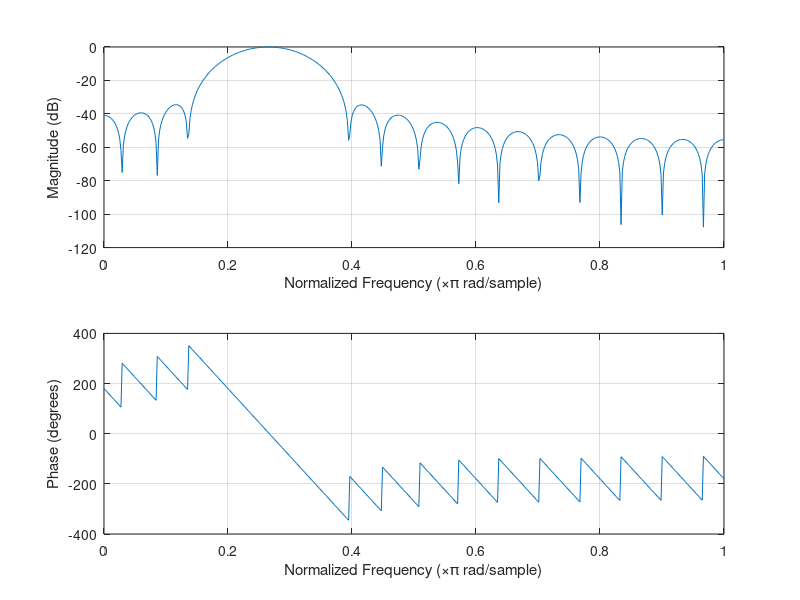
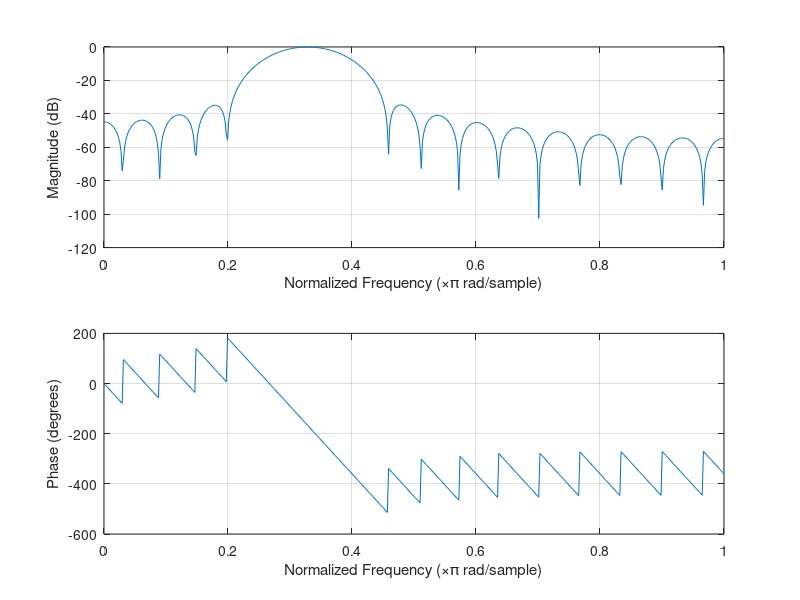
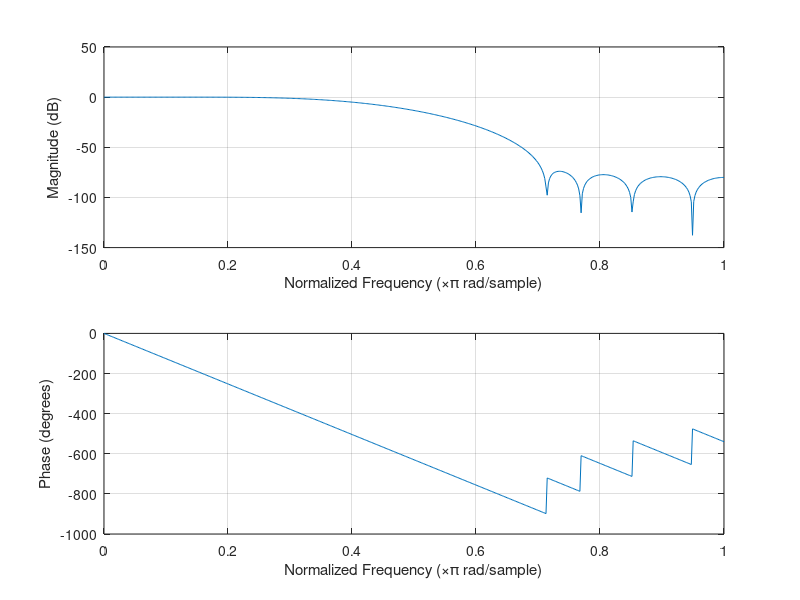
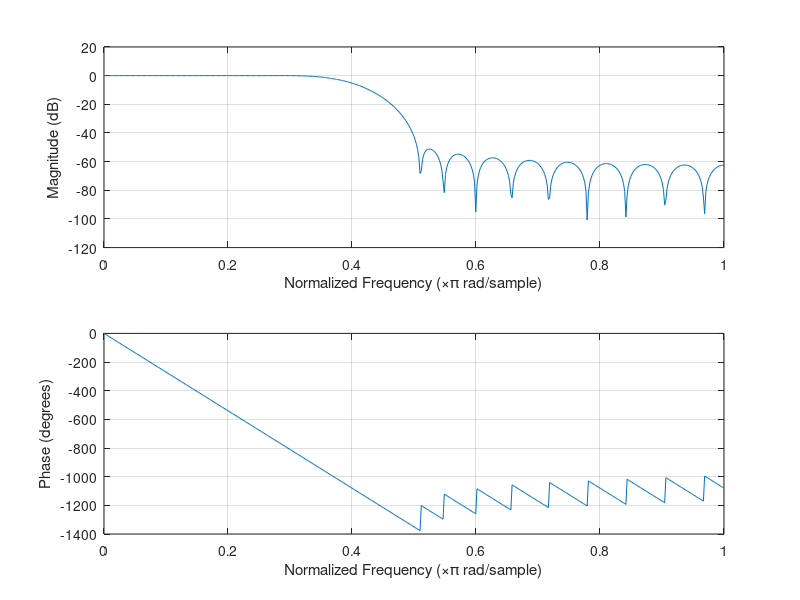

MATLAB code for these plots, in order:
% SPDX-FileCopyrightText: 2026 Arntzen Software AS
% SPDX-FileContributor: Hans-Kristian Arntzen
% SPDX-License-Identifier: LGPL-3.0+

% Filter design for parallel-gs NTSC/PAL filtering.
pkg load signal;

% As defined by BT.601.
bt601_rate = 13.5e6;

% The subclock of PS2 seems to be 4x BT.601 rate.
subpixel_rate = 4 * bt601_rate;
subpixel_nyquist = subpixel_rate / 2;

ntsc_subcarrier = 315e6 / 88;
pal_subcarrier = 4.43361875e6;

% Grabbed some sensible values from a paper that discusses a physical NTSC/PAL impl in 1997,
% so it looks plausible that PS2 would ship something similar.
ntsc_luma_bw = 4.2e6;
ntsc_luma_stop = 6.75e6;
ntsc_chroma_bw = 0.8e6;
ntsc_chroma_stop = 1.5e6;

% PAL-B which was used in Norway.
pal_luma_bw = 5e6;
pal_luma_stop = 6.75e6;
pal_chroma_bw = 1.0e6;
pal_chroma_stop = 2.0e6;

% BT.1358 calls for 11.0 MHz until falloff start, but that's for progressive scan which scales everything up.
% These sampling rates assume interlaced video.
% For progressive scan which BT.1358 is defined for, the BT.601 rate of 13.5 MHz is doubled to 27 MHz.
% Chroma is half BW of luma as expected since sampling rate is 4:2:2 pattern.
ypbpr_luma_bw = 5.5e6;
ypbpr_luma_stop = 8e6;
ypbpr_chroma_bw = 2.8e6;
ypbpr_chroma_stop = 4e6;

% First stage of downsampling from 54 MHz to 27 MHz.
% Assume some zero-order hold behavior coming out of the CRTC due to its subclock behavior.
% Most likely it's just holding pixels until the horizontal divider clocks enough times.
% 640 * 4 = 2560
% 512 * 5 = 2560
% 256 * 10 = 2560
% etc ...
% Allow some aliasing to go through to keep filter length reasonable.
% We'll filter that away in the next pass.
ntsc_downsampling_filter = firls(14, [0, ntsc_luma_bw * 1.1, subpixel_nyquist * 0.7, subpixel_nyquist] / subpixel_nyquist, [1 1 0 0]);
pal_downsampling_filter = firls(14, [0, pal_luma_bw * 1.1, subpixel_nyquist * 0.7, subpixel_nyquist] / subpixel_nyquist, [1 1 0 0]);

% Encode filters at 27 MHz. Pure low-pass.
%luma_lp_encode = fir1(30, 0.3689, 'low', kaiser(31, 8.0))'
ntsc_luma_lp_encode = firls(30, [0, ntsc_luma_bw, ntsc_luma_stop, bt601_rate] / bt601_rate, [1 1 0 0]);
ntsc_chroma_lp_encode = firls(30, [0, ntsc_chroma_bw, ntsc_chroma_stop, bt601_rate] / bt601_rate, [1 1 0 0]);
pal_luma_lp_encode = firls(30, [0, pal_luma_bw, ntsc_luma_stop, bt601_rate] / bt601_rate, [1 1 0 0]);
pal_chroma_lp_encode = firls(30, [0, pal_chroma_bw, ntsc_chroma_stop, bt601_rate] / bt601_rate, [1 1 0 0]);

% Decoding composite is much harder.

% NTSC decode
% Suppress the luma DC which ends up at subcarrier freq after demodulating.
ntsc_chroma_lp_decode = firls(64 - 6, [0, ntsc_chroma_bw * 0.75, ntsc_chroma_stop * 0.75, bt601_rate] / bt601_rate, [1 1 0 0])';

ntsc_subcarrier_w = ntsc_subcarrier / (2 * bt601_rate);
subcarrier_zero = exp(2 * pi * j * ntsc_subcarrier_w);
subcarrier_notch = real(conv([1, -subcarrier_zero], [1, -conj(subcarrier_zero)]));
subcarrier_notch = subcarrier_notch' / sum(subcarrier_notch);
ntsc_chroma_lp_decode = conv(ntsc_chroma_lp_decode, subcarrier_notch);

% Suppress the carrier when decoding luma. This leads to less detail in luma.
% Main alternatives are multi-line comb filters, etc.
ntsc_luma_lp_decode = firls(64 - 4, [0, ntsc_luma_bw, ntsc_luma_stop, bt601_rate] / bt601_rate, [1 1 0 0]);
subcarrier_notch = real(conv([1, -subcarrier_zero], [1, -conj(subcarrier_zero)]));
subcarrier_notch = subcarrier_notch' / sum(subcarrier_notch);
ntsc_luma_lp_decode = conv(ntsc_luma_lp_decode, subcarrier_notch)';

% Suppress harmonics of subcarrier which arise when demodulating.
ntsc_subcarrier_w = 2.0 * ntsc_subcarrier / (2 * bt601_rate);
subcarrier_zero = exp(2 * pi * j * ntsc_subcarrier_w);
subcarrier_notch = real(conv([1, -subcarrier_zero], [1, -conj(subcarrier_zero)]));
subcarrier_notch = subcarrier_notch' / sum(subcarrier_notch);
ntsc_chroma_lp_decode = conv(ntsc_chroma_lp_decode, subcarrier_notch)';

% PAL decode
% Just use different carrier freqs.
pal_chroma_lp_decode = firls(64 - 6, [0, pal_chroma_bw * 0.75, pal_chroma_stop * 0.75, bt601_rate] / bt601_rate, [1 1 0 0])';

pal_subcarrier_w = pal_subcarrier / (2 * bt601_rate);
subcarrier_zero = exp(2 * pi * j * pal_subcarrier_w);
subcarrier_notch = real(conv([1, -subcarrier_zero], [1, -conj(subcarrier_zero)]));
subcarrier_notch = subcarrier_notch' / sum(subcarrier_notch);
pal_chroma_lp_decode = conv(pal_chroma_lp_decode, subcarrier_notch);

pal_luma_lp_decode = firls(64 - 4, [0, pal_luma_bw, pal_luma_stop, bt601_rate] / bt601_rate, [1 1 0 0]);
subcarrier_notch = real(conv([1, -subcarrier_zero], [1, -conj(subcarrier_zero)]));
subcarrier_notch = subcarrier_notch' / sum(subcarrier_notch);
pal_luma_lp_decode = conv(pal_luma_lp_decode, subcarrier_notch)';

% Suppress harmonics of subcarrier which arise when demodulating.
pal_subcarrier_w = 2.0 * pal_subcarrier / (2 * bt601_rate);
subcarrier_zero = exp(2 * pi * j * pal_subcarrier_w);
subcarrier_notch = real(conv([1, -subcarrier_zero], [1, -conj(subcarrier_zero)]));
subcarrier_notch = subcarrier_notch' / sum(subcarrier_notch);
pal_chroma_lp_decode = conv(pal_chroma_lp_decode, subcarrier_notch)';

ntsc_luma_lp_decode = ntsc_luma_lp_decode / sum(ntsc_luma_lp_decode);
pal_luma_lp_decode = pal_luma_lp_decode / sum(pal_luma_lp_decode);
ntsc_chroma_lp_decode = ntsc_chroma_lp_decode / sum(ntsc_chroma_lp_decode);
pal_chroma_lp_decode = pal_chroma_lp_decode / sum(pal_chroma_lp_decode);

% Normalize the filters so that DC gain is exactly 0.0 dB.
ntsc_downsampling_filter = ntsc_downsampling_filter / sum(ntsc_downsampling_filter);
ntsc_luma_lp_encode = ntsc_luma_lp_encode / sum(ntsc_luma_lp_encode);
ntsc_chroma_lp_encode = ntsc_chroma_lp_encode / sum(ntsc_chroma_lp_encode);
ntsc_luma_lp_decode = ntsc_luma_lp_decode / sum(ntsc_luma_lp_decode);
ntsc_chroma_lp_decode = ntsc_chroma_lp_decode / sum(ntsc_chroma_lp_decode);

% Bandpass filters for Y / C separation.
chroma_bandpass = firls(30, [0, pal_chroma_bw * 0.5, pal_chroma_stop * 0.75, bt601_rate] / bt601_rate, [1 1 0 0])';
chroma_bandpass = chroma_bandpass / sum(chroma_bandpass);
ntsc_chroma_bandpass = 2.0 * chroma_bandpass .* cos((2 * pi * ntsc_subcarrier / (bt601_rate * 2)) * (-15 : 15));
pal_chroma_bandpass = 2.0 * chroma_bandpass .* cos((2 * pi * pal_subcarrier / (bt601_rate * 2)) * (-15 : 15));

h = figure();
set(h, 'Name', 'NTSC chroma bandpass filter');
freqz(ntsc_chroma_bandpass);

h = figure();
set(h, 'Name', 'PAL chroma bandpass filter');
freqz(pal_chroma_bandpass);


pal_downsampling_filter = pal_downsampling_filter / sum(pal_downsampling_filter);
pal_luma_lp_encode = pal_luma_lp_encode / sum(pal_luma_lp_encode);
pal_chroma_lp_encode = pal_chroma_lp_encode / sum(pal_chroma_lp_encode);
pal_luma_lp_decode = pal_luma_lp_decode / sum(pal_luma_lp_decode);
pal_chroma_lp_decode = pal_chroma_lp_decode / sum(pal_chroma_lp_decode);

h = figure();
set(h, 'Name', 'NTSC downsample filter');
freqz(ntsc_downsampling_filter);

h = figure();
set(h, 'Name', 'NTSC Y encode filter @ 27 MHz');
freqz(ntsc_luma_lp_encode);

h = figure();
set(h, 'Name', 'NTSC UV encode filter @ 27 MHz');
freqz(ntsc_chroma_lp_encode);

h = figure();
set(h, 'Name', 'NTSC Y decode filter @ 27 MHz');
freqz(ntsc_luma_lp_decode);

h = figure();
set(h, 'Name', 'NTSC UV decode filter @ 27 MHz');
freqz(ntsc_chroma_lp_decode);

h = figure();
set(h, 'Name', 'PAL downsample filter @ 27 MHz');
freqz(pal_downsampling_filter);

h = figure();
set(h, 'Name', 'PAL Y encode filter @ 27 MHz');
freqz(pal_luma_lp_encode);

h = figure();
set(h, 'Name', 'PAL UV encode filter @ 27 MHz');
freqz(pal_chroma_lp_encode);

h = figure();
set(h, 'Name', 'PAL Y decode filter @ 27 MHz');
freqz(pal_luma_lp_decode);

h = figure();
set(h, 'Name', 'PAL UV decode filter @ 27 MHz');
freqz(pal_chroma_lp_decode);

ypbpr_downsampling_filter = firls(14, [0, ypbpr_luma_bw, subpixel_nyquist * 0.6, subpixel_nyquist] / subpixel_nyquist, [1 1 0 0]);
ypbpr_luma_filter = firls(30, [0, ypbpr_luma_bw, ypbpr_luma_stop, bt601_rate] / bt601_rate, [1 1 0 0]);
ypbpr_chroma_filter = firls(30, [0, ypbpr_chroma_bw, ypbpr_chroma_stop, bt601_rate] / bt601_rate, [1 1 0 0]);

h = figure();
set(h, 'Name', 'YPbPr downsample filter');
freqz(ypbpr_downsampling_filter);

h = figure();
set(h, 'Name', 'YPbPr luma filter @ 27 MHz');
freqz(ypbpr_luma_filter);

h = figure();
set(h, 'Name', 'YPbPr chroma filter @ 27 MHz');
freqz(ypbpr_chroma_filter);


assert(length(ntsc_downsampling_filter) == 15, "Length must be 15");
assert(length(ntsc_luma_lp_encode) == 31, "Length must be 31");
assert(length(ntsc_chroma_lp_encode) == 31, "Length must be 31");
assert(length(ntsc_luma_lp_decode) == 63, "Length must be 63");
assert(length(ntsc_chroma_lp_decode) == 63, "Length must be 63");
assert(length(ntsc_chroma_bandpass) == 31, "Length must be 31");

assert(length(pal_downsampling_filter) == 15, "Length must be 15");
assert(length(pal_luma_lp_encode) == 31, "Length must be 31");
assert(length(pal_chroma_lp_encode) == 31, "Length must be 31");
assert(length(pal_luma_lp_decode) == 63, "Length must be 63");
assert(length(pal_chroma_lp_decode) == 63, "Length must be 63");
assert(length(pal_chroma_bandpass) == 31, "Length must be 31");

assert(length(ypbpr_downsampling_filter) == 15, "Length must be 15");
assert(length(ypbpr_luma_filter) == 31, "Length must be 31");
assert(length(ypbpr_chroma_filter) == 31, "Length must be 31");

printf("// Autogenerated by generate_analog_filters.m\n");
printf("const float DownsamplingKernelNTSC[16] = float[](\n");
printf("    0.0,\n");
printf("    %.10f,\n", ntsc_downsampling_filter(1:14));
printf("    %.10f);\n", ntsc_downsampling_filter(15));
printf("\n");
printf("const float LumaEncodeNTSC[31] = float[](\n");
printf("    %.10f,\n", ntsc_luma_lp_encode(1:30));
printf("    %.10f);\n", ntsc_luma_lp_encode(31));
printf("\n");
printf("const float ChromaEncodeNTSC[31] = float[](\n");
printf("    %.10f,\n", ntsc_chroma_lp_encode(1:30));
printf("    %.10f);\n", ntsc_chroma_lp_encode(31));
printf("\n");
printf("const float LumaDecodeNTSC[63] = float[](\n");
printf("    %.10f,\n", ntsc_luma_lp_decode(1:62));
printf("    %.10f);\n", ntsc_luma_lp_decode(63));
printf("\n");
printf("const float ChromaDecodeNTSC[63] = float[](\n");
printf("    %.10f,\n", ntsc_chroma_lp_decode(1:62));
printf("    %.10f);\n", ntsc_chroma_lp_decode(63));
printf("\n");
printf("const float DownsamplingKernelPAL[16] = float[](\n");
printf("    0.0,\n");
printf("    %.10f,\n", pal_downsampling_filter(1:14));
printf("    %.10f);\n", pal_downsampling_filter(15));
printf("\n");
printf("const float LumaEncodePAL[31] = float[](\n");
printf("    %.10f,\n", pal_luma_lp_encode(1:30));
printf("    %.10f);\n", pal_luma_lp_encode(31));
printf("\n");
printf("const float ChromaEncodePAL[31] = float[](\n");
printf("    %.10f,\n", pal_chroma_lp_encode(1:30));
printf("    %.10f);\n", pal_chroma_lp_encode(31));
printf("\n");
printf("const float LumaDecodePAL[63] = float[](\n");
printf("    %.8f,\n", pal_luma_lp_decode(1:62));
printf("    %.8f);\n", pal_luma_lp_decode(63));
printf("\n");
printf("const float ChromaDecodePAL[63] = float[](\n");
printf("    %.8f,\n", pal_chroma_lp_decode(1:62));
printf("    %.8f);\n", pal_chroma_lp_decode(63));
printf("\n");
printf("const float ChromaBandpassNTSC[31] = float[](\n");
printf("    %.10f,\n", ntsc_chroma_bandpass(1:30));
printf("    %.10f);\n", ntsc_chroma_bandpass(31));
printf("\n");
printf("const float ChromaBandpassPAL[31] = float[](\n");
printf("    %.10f,\n", pal_chroma_bandpass(1:30));
printf("    %.10f);\n", pal_chroma_bandpass(31));
printf("const float DownsamplingKernelYPbPr[16] = float[](\n");
printf("    0.0,\n");
printf("    %.10f,\n", ypbpr_downsampling_filter(1:14));
printf("    %.10f);\n", ypbpr_downsampling_filter(15));
printf("\n");
printf("const float LumaEncodeYPbPr[31] = float[](\n");
printf("    %.10f,\n", ypbpr_luma_filter(1:30));
printf("    %.10f);\n", ypbpr_luma_filter(31));
printf("\n");
printf("const float ChromaEncodeYPbPr[31] = float[](\n");
printf("    %.10f,\n", ypbpr_chroma_filter(1:30));
printf("    %.10f);\n", ypbpr_chroma_filter(31));
printf("\n");

printf("\n");

printf("\n");

printf("////////\n");

% Test some signals.

F = 0.5e6;
y = 0.5 + 0.5 * sin((2 * pi * F / subpixel_rate) * [1 : 8 * 1024]);
u = 0.2 + 0.3 * sin((2 * pi * F / subpixel_rate) * [1 : 8 * 1024]);
v = 0.3 + 0.4 * sin((2 * pi * F / subpixel_rate) * [1 : 8 * 1024]);

% Filter and decimate.
y = conv(y, ntsc_downsampling_filter)(:, 1:2:end);
u = conv(u, ntsc_downsampling_filter)(:, 1:2:end);
v = conv(v, ntsc_downsampling_filter)(:, 1:2:end);

% Low pass filter into target bandwidth.
y = conv(y, ntsc_luma_lp_encode);
u = conv(u, ntsc_chroma_lp_encode);
v = conv(v, ntsc_chroma_lp_encode);

u = u .* cos((2 * pi * ntsc_subcarrier / (2 * bt601_rate)) * [0 : length(u) - 1]);
v = v .* sin((2 * pi * ntsc_subcarrier / (2 * bt601_rate)) * [0 : length(v) - 1]);
c = u + v;

composite_signal = y + c;

% Reconstruct YUV

y = conv(ntsc_luma_lp_decode, composite_signal);
u = 2 * conv(ntsc_chroma_lp_decode, composite_signal .* cos((2 * pi * ntsc_subcarrier / (2 * bt601_rate)) * [0 : length(composite_signal) - 1]));
v = 2 * conv(ntsc_chroma_lp_decode, composite_signal .* sin((2 * pi * ntsc_subcarrier / (2 * bt601_rate)) * [0 : length(composite_signal) - 1]));

h = figure();
set(h, 'Name', 'Composite signal')
plot(composite_signal);

h = figure();
set(h, 'Name', 'Reconstructed Y')
plot(y);

h = figure();
set(h, 'Name', 'Reconstructed U')
plot(u);

h = figure();
set(h, 'Name', 'Reconstructed V')
plot(v);

w = 2 * pi * pal_subcarrier / (bt601_rate * 2.0);

u_signal = exp(-0.01 * ([-30 : 30] .* [-30 : 30]));
v_signal = 0.2 * exp(-0.01 * ([-30 : 30] .* [-30 : 30]));

line0_u_modulator = cos([0 : 60] * w);
line0_v_modulator = sin([0 : 60] * w);
line1_u_modulator = cos([0 : 60] * w + 2 * pi * (0.75 + 1.0 / 625.0));
line1_v_modulator = -sin([0 : 60] * w + 2 * pi * (0.75 + 1.0 / 625.0));

line0 = u_signal .* line0_u_modulator + v_signal .* line0_v_modulator;
line1 = u_signal .* line1_u_modulator + v_signal .* line1_v_modulator;

h = figure();
plot(line0);

h = figure();
plot(line1);

add = line1(:, 3 : 50) + (0.501 * line0(:, 1 : 48) + 0.499 * line0(:, 2 : 49));
sub = line1(:, 3 : 50) - (0.501 * line0(:, 1 : 48) + 0.499 * line0(:, 2 : 49));
add = 0.5 * add;
sub = 0.5 * sub;

%add = line1(:, 3 : 500);
%sub = line1(:, 3 : 500);

add = 2.0 * add .* line1_u_modulator(:, 3 : 50);
sub = 2.0 * sub .* line1_v_modulator(:, 3 : 50);

add = conv(add, pal_chroma_lp_decode);
sub = conv(sub, pal_chroma_lp_decode);

h = figure();
plot(add);

h = figure();
plot(sub);
